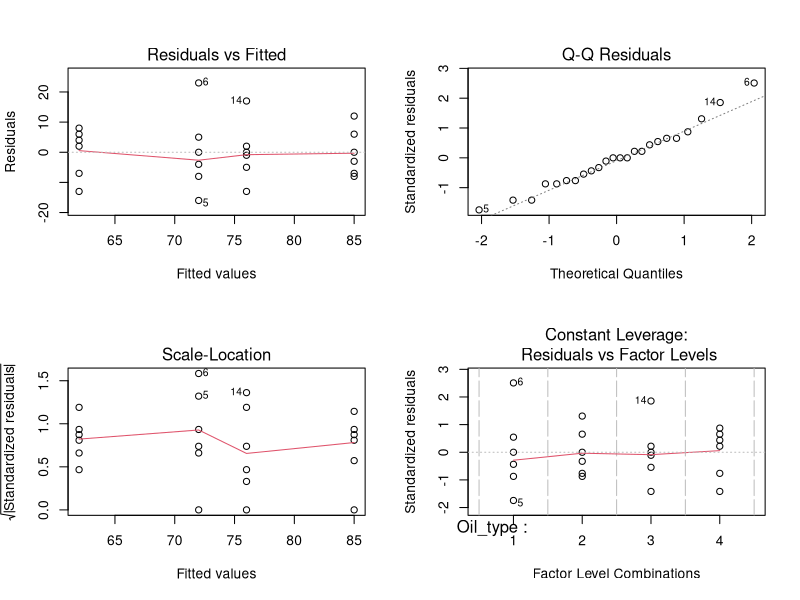
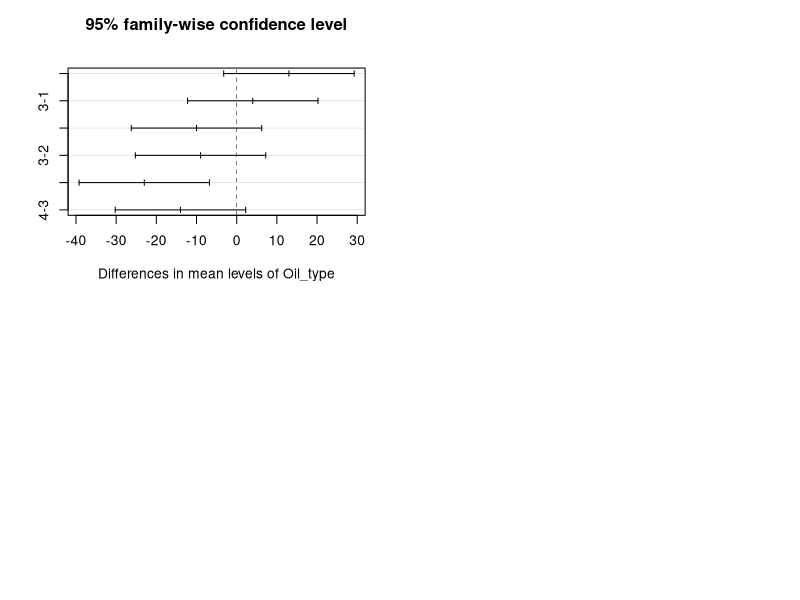

Write the R code that produced these figures, in order.
## ---- chunk 1
library(RcmdrMisc)
library(ggplot2)
## ---- chunk 2
chap3data1 <- read.csv("chap3data1.csv", sep=",", header=T)
chap3data2 <- read.csv("chap3data2.csv", sep=",", header=T)
chap3data3 <- read.csv("chap3data3.csv", sep=",", header=T)
View(chap3data1)
View(chap3data2)
View(chap3data3)
#read.csv(paste0(getwd(),"/Data/Examples/chap3data1.csv"),header=T)
#chap3data2 <- read.csv(paste0(getwd(),"/Data/Examples/chap3data2.csv"),header=T)
#chap3data3 <- read.csv(paste0(getwd(),"/Data/Examples/chap3data3.csv"),header=T)
## ---- chunk 3
chap3data1$Oil_type <- as.factor(chap3data1$Oil_type) 
chap3data1.model1 <- aov(Fat_absorbed~Oil_type,data=chap3data1)
summary(chap3data1.model1)
## ---- chunk 4
par(mfrow=c(2,2))
plot(chap3data1.model1)

chap3data1$residuals <- chap3data1.model1$residuals
shapiro.test(chap3data1$residuals)
## ---- chunk 5
bartlett.test(Fat_absorbed ~ Oil_type, data=chap3data1)
## ---- chunk 6
TukeyHSD(chap3data1.model1,which="Oil_type")
plot(TukeyHSD(chap3data1.model1,which="Oil_type"))
## ---- chunk 7
chap3data1.model2 <- lm(Fat_absorbed ~ Oil_type, data=chap3data1)
summary(chap3data1.model2)
Anova(chap3data1.model2, type="II")
## ---- chunk 8
chap3data2.model1 <- lm(Yield ~ Block + Treatment, data=chap3data2)
summary(chap3data2.model1)
Anova(chap3data2.model1, type="II")
#OR
anova(chap3data2.model1)
## ---- chunk 9
chap3data3$Column <- as.factor(chap3data3$Column)
chap3data3$Row <- as.factor(chap3data3$Row)

chap3data3.model1 <- lm(Yield ~ Row + Column + Treatment, data=chap3data3)
summary(chap3data3.model1)
Anova(chap3data3.model1, type="II")
